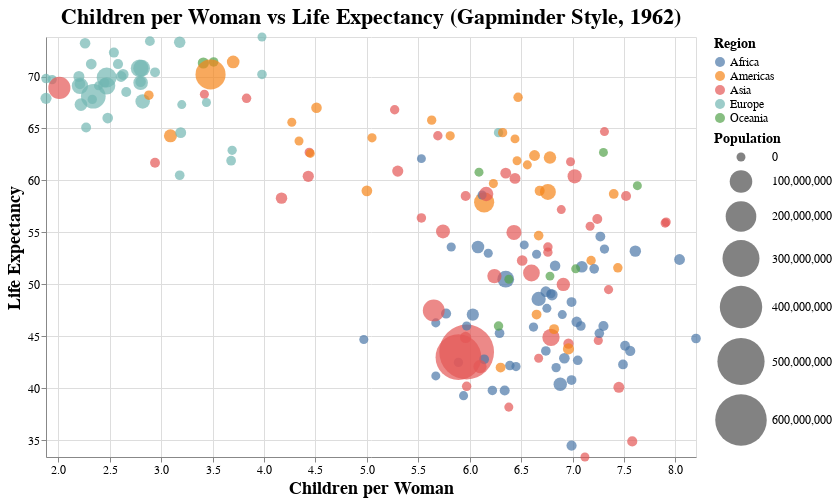

This figure's notebook cell:
### Markdown cell above
<div class="alert alert-info" style="color:black">

### Question 7.1
rubric={accuracy:2,quality:1,viz:1}

<h4>
Python
</h4>
<ol type="1">
<li>Copy in your code from question 2.1 and confirm that your scatter plot is generated properly so that you didn't miss to copy anything.</li>
<li>Add a title of your choice to the chart.</li>
<li>Set the x-axis and y-axis scale so that they don’t include zero and are zoomed in to the extent of the data instead.</li>
<li>Set proper titles for the axis and the legends, which include spaces instead of underscores and are capitalized.</li>
<li>Some of the dots are really hard to see because they are so small and it is a bit difficult to distinguish the changes in size as well. Let’s make everything bigger and emphasize the size difference by using the <a href="https://altair-viz.github.io/gallery/airport_connections.html">range argument to <code>alt.Scale</code></a> (there is a lot of other things going on in this example, so just focus on how they specify <code>size</code>).</li>
<li>Enlarge the axis title font by finding and setting the <a href="https://altair-viz.github.io/user_guide/configuration.html?highlight=titlefont#axis-configuration">right parameter of <code>.configure_axis</code></a></li>
</ol>

</div>

### Code cell
# YOUR PYTHON ANSWER GOES HERE
import pandas as pd
import altair as alt

DATA = "https://raw.githubusercontent.com/UofTCoders/workshops-dc-py/master/data/processed/world-data-gapminder.csv"
gapminder = pd.read_csv(DATA)
gapminder["year"] = pd.to_numeric(gapminder["year"], errors="coerce")

year_to_plot = 1962
df = gapminder.loc[gapminder["year"] == year_to_plot].copy()
df = df.dropna(subset=["children_per_woman", "life_expectancy", "region", "population", "country"])

x_min, x_max = float(df["children_per_woman"].min()), float(df["children_per_woman"].max())
y_min, y_max = float(df["life_expectancy"].min()), float(df["life_expectancy"].max())

chart = (
    alt.Chart(df)
    .mark_circle(opacity=0.7)
    .encode(
        x=alt.X(
            "children_per_woman:Q",
            title="Children per Woman",
            scale=alt.Scale(domain=[x_min, x_max])
        ),
        y=alt.Y(
            "life_expectancy:Q",
            title="Life Expectancy",
            scale=alt.Scale(domain=[y_min, y_max])
        ),
        color=alt.Color("region:N", title="Region"),
        size=alt.Size(
            "population:Q",
            title="Population",
            scale=alt.Scale(range=[80, 3000])
        ),
        tooltip=[
            alt.Tooltip("country:N", title="Country"),
            alt.Tooltip("region:N", title="Region"),
            alt.Tooltip("children_per_woman:Q", title="Children per Woman", format=".2f"),
            alt.Tooltip("life_expectancy:Q", title="Life Expectancy", format=".1f"),
            alt.Tooltip("population:Q", title="Population", format=",.0f"),
        ],
    )
    .properties(
        title=f"Children per Woman vs Life Expectancy (Gapminder Style, {year_to_plot})",
        width=650,
        height=420,
    )
    .configure_axis(titleFontSize=18, labelFontSize=12)
    .configure_title(fontSize=22)
    .configure_legend(titleFontSize=14, labelFontSize=12)
)

chart

### Figure 1 — Vega-Lite specification as saved in the notebook (floating-point values rounded to 4 significant figures; data arrays with more than 128 entries replaced by an {"elided": "..."} marker saying what was removed)
{"config": {"view": {"continuousWidth": 300, "continuousHeight": 300}, "axis": {"labelFontSize": 12, "titleFontSize": 18}, "legend": {"labelFontSize": 12, "titleFontSize": 14}, "title": {"fontSize": 22}}, "data": {"name": "data-3f930f1e61ad7686c9596e06c2851b32"}, "mark": {"type": "circle", "opacity": 0.7}, "encoding": {"color": {"field": "region", "title": "Region", "type": "nominal"}, "size": {"field": "population", "scale": {"range": [80, 3000]}, "title": "Population", "type": "quantitative"}, "tooltip": [{"field": "country", "title": "Country", "type": "nominal"}, {"field": "region", "title": "Region", "type": "nominal"}, {"field": "children_per_woman", "format": ".2f", "title": "Children per Woman", "type": "quantitative"}, {"field": "life_expectancy", "format": ".1f", "title": "Life Expectancy", "type": "quantitative"}, {"field": "population", "format": ",.0f", "title": "Population", "type": "quantitative"}], "x": {"field": "children_per_woman", "scale": {"domain": [1.88, 8.2]}, "title": "Children per Woman", "type": "quantitative"}, "y": {"field": "life_expectancy", "scale": {"domain": [33.4, 73.8]}, "title": "Life Expectancy", "type": "quantitative"}}, "height": 420, "title": "Children per Woman vs Life Expectancy (Gapminder Style, 1962)", "width": 650, "$schema": "https://vega.github.io/schema/vega-lite/v6.1.0.json", "datasets": {"data-3f930f1e61ad7686c9596e06c2851b32": {"elided": "178 records"}}}
